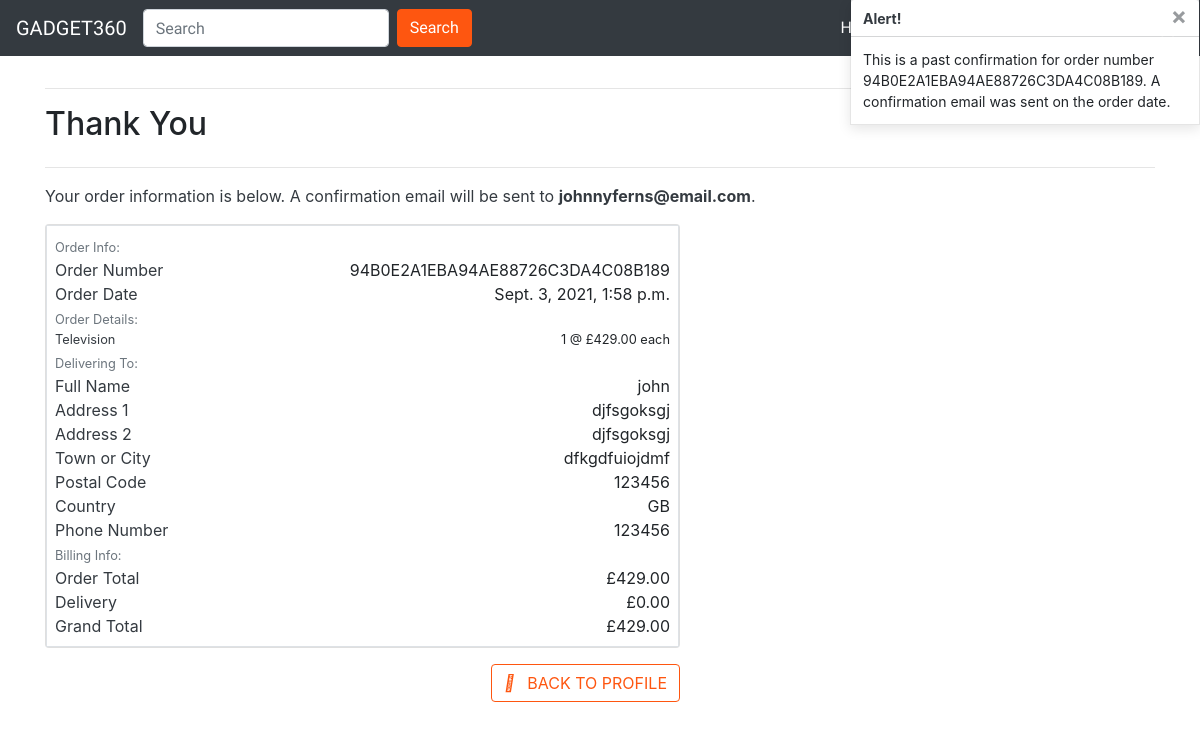
Screenshot of /profile/order_history/94B0E2A1EBA94AE88726C3DA4C08B189 with the database file from the repository.
### checkout/models.py (models this page shows, shortened)
class Order(models.Model):
    order_number = models.CharField(max_length=32, null=False, editable=False)
    user_profile = models.ForeignKey(UserAccount, on_delete=models.SET_NULL, null=True, blank=True, related_name='orders')
    full_name = models.CharField(max_length=50, null=False, blank=False)
    email = models.EmailField(max_length=254, null=False, blank=False)
    phone_number = models.CharField(max_length=20, null=False, blank=False)
    country = CountryField(blank_label='Country *', null=False, blank=False)
    postcode = models.CharField(max_length=20, null=True, blank=True)
    town_or_city = models.CharField(max_length=40, null=False, blank=False)
    street_address1 = models.CharField(max_length=80, null=False, blank=False)
    street_address2 = models.CharField(max_length=80, null=True, blank=True)
    county = models.CharField(max_length=80, null=True, blank=True)
    date = models.DateTimeField(auto_now_add=True)
    delivery_cost = models.DecimalField(max_digits=6, decimal_places=2,
                                        null=False, default=0)
    order_total = models.DecimalField(max_digits=10, decimal_places=2,
                                      null=False, default=0)
    grand_total = models.DecimalField(max_digits=10, decimal_places=2,
                                      null=False, default=0)
    original_cart = models.TextField(null=False, blank=False, default='')
    stripe_pid = models.CharField(max_length=254, null=False, blank=False,
                                  default='')

class OrderLineItem(models.Model):
    order = models.ForeignKey(Order, null=False, blank=False,
                              on_delete=models.CASCADE,
                              related_name='lineitems')
    product = models.ForeignKey(Product, null=False, blank=False,
                                on_delete=models.CASCADE)
    quantity = models.IntegerField(null=False, blank=False, default=0)
    lineitem_total = models.DecimalField(max_digits=6, decimal_places=2,
                                         null=False, blank=False,
                                         editable=False)

### gadget/models.py (models this page shows, shortened)
class Product(models.Model):
    name = models.ForeignKey(
        Category, on_delete=models.CASCADE, related_name='products')
    title = models.CharField(max_length=50, null=False, blank=False)
    description = models.TextField(blank=False, null=False)
    asin = models.CharField(
        max_length=10, primary_key=True, null=False, blank=False)
    price = models.DecimalField(
        max_digits=6, decimal_places=2, null=False, blank=False)
    quantity = models.IntegerField(default=0)
    image = models.ImageField(null=True, blank=True)
    image_url = models.CharField(max_length=50, null=True, blank=True)
    wished_for = models.ManyToManyField(User, related_name='favourites', blank=True)

class Category(models.Model):
    name = models.CharField(max_length=30, blank=False, null=False)
    def __str__(self):
        return self.name

### useraccount/views.py (the view)
# urls.py: path('order_history/<order_number>', views.order_history,
def order_history(request, order_number):
    order = get_object_or_404(Order, order_number=order_number)
    messages.info(request, (
        f'This is a past confirmation for order number {order_number}. '
        'A confirmation email was sent on the order date.'
    ))
    template = 'checkout/checkout_success.html'
    context = {
        'order': order,
        'from_profile': True,
    }
    return render(request, template, context)

### cart/context.py (called while the page is built, shortened)
def cartItems(request):
    cart_items = []
    total = 0
    item_count = 0
    cart = request.session.get('cart', {})
    if total < settings.MINIMUM_PURCHASE_LIMIT:
        delivery = total * Decimal(settings.STANDARD_DELIVERY_RATE / 100)
        free_delivery_target = settings.MINIMUM_PURCHASE_LIMIT - total
    else:
        delivery = 0
        free_delivery_target = 0
    grand_total = delivery + total
    context = {
        "cart_items": cart_items,
        "total": total,
        "item_count": item_count,
        "delivery": delivery,
        "free_delivery_target": free_delivery_target,
        "free_delivery_limit": settings.MINIMUM_PURCHASE_LIMIT,
        "grand_total": grand_total
    }
    return context

### gadget/category_context.py (called while the page is built)
def category_navbar(request):
    categories = Category.objects.all()
    context = {
        'categories': categories,
    }
    return context

### checkout/templates/checkout/checkout_success.html (shortened to what this page needs)
{% extends 'home/base.html' %}
{% block content %}
<div class="container">
    <div class="row">
        <div class="col">
            <hr>
            <h2 class="logo-font mb-4">Thank You</h2>
            <hr>
            <p class="text-dark">Your order information is below. A confirmation email will be sent to
                <strong>{{ order.email }}</strong>.</p>
        </div>
    </div>
    <div class="row">
        <div class="col-12 col-lg-7">
            <div class="card">
                <div class="order-confirmation-wrapper p-2 border">
                    <div class="row">
                        <div class="col">
                            <small class="text-muted">Order Info:</small>
                        </div>
                    </div>
                    <div class="row">
                        <div class="col-12 col-md-4">
                            <p class="mb-0 text-dark fw-bold">Order Number</p>
                        </div>
                        <div class="col-12 col-md-8 text-md-right">
                            <p class="mb-0">{{ order.order_number }}</p>
                        </div>
                    </div>
                    <div class="row">
                        <div class="col-12 col-md-4">
                            <p class="mb-0 text-dark fw-bold">Order Date</p>
                        </div>
                        <div class="col-12 col-md-8 text-md-right">
                            <p class="mb-0">{{ order.date }}</p>
                        </div>
                    </div>
                    <div class="row">
                        <div class="col">
                            <small class="text-muted">Order Details:</small>
                        </div>
                    </div>
                    {% for item in order.lineitems.all %}
                    <div class="row">
                        <div class="col-12 col-md-4">
                            <p class="small mb-0 text-dark fw-bold">
                                {{ item.product.name }}
                            </p>
                        </div>
                        <div class="col-12 col-md-8 text-md-right">
                            <p class="small mb-0">{{ item.quantity }} @ £{{ item.product.price }} each</p>
                        </div>
                    </div>
                    {% endfor %}
                    <div class="row">
                        <div class="col">
                            <small class="text-muted">Delivering To:</small>
                        </div>
                    </div>
                    <div class="row">
                        <div class="col-12 col-md-4">
                            <p class="mb-0 text-dark fw-bold">Full Name</p>
                        </div>
                        <div class="col-12 col-md-8 text-md-right">
                            <p class="mb-0">{{ order.full_name }}</p>
                        </div>
                    </div>
                    <div class="row">
                        <div class="col-12 col-md-4">
                            <p class="mb-0 text-dark fw-bold">Address 1</p>
                        </div>
                        <div class="col-12 col-md-8 text-md-right">
                            <p class="mb-0">{{ order.street_address1 }}</p>
                        </div>
                    </div>
                    {% if order.street_address2 %}
                    <div class="row">
                        <div class="col-12 col-md-4">
                            <p class="mb-0 text-dark fw-bold">Address 2</p>
                        </div>
                        <div class="col-12 col-md-8 text-md-right">
                            <p class="mb-0">{{ order.street_address1 }}</p>
                        </div>
                    </div>
                    {% endif %}
                    <div class="row">
                        <div class="col-12 col-md-4">
                            <p class="mb-0 text-dark fw-bold">Town or City</p>
                        </div>
                        <div class="col-12 col-md-8 text-md-right">
                            <p class="mb-0">{{ order.town_or_city }}</p>
                        </div>
                    </div>
                    {% if order.postcode %}
                    <div class="row">
                        <div class="col-12 col-md-4">
                            <p class="mb-0 text-dark fw-bold">Postal Code</p>
                        </div>
                        <div class="col-12 col-md-8 text-md-right">
                            <p class="mb-0">{{ order.postcode }}</p>
                        </div>
                    </div>
                    {% endif %}
                    <div class="row">
                        <div class="col-12 col-md-4">
                            <p class="mb-0 text-dark fw-bold">Country</p>
                        </div>
                        <div class="col-12 col-md-8 text-md-right">
                            <p class="mb-0">{{ order.country }}</p>
                        </div>
                    </div>
                    <div class="row">
                        <div class="col-12 col-md-4">
                            <p class="mb-0 text-dark fw-bold">Phone Number</p>
                        </div>
                        <div class="col-12 col-md-8 text-md-right">
                            <p class="mb-0">{{ order.phone_number }}</p>
                        </div>
                    </div>
                    <div class="row">
                        <div class="col">
                            <small class="text-muted">Billing Info:</small>
                        </div>
                    </div>
                    <div class="row">
                        <div class="col-12 col-md-4">
                            <p class="mb-0 text-dark fw-bold">Order Total</p>
                        </div>
                        <div class="col-12 col-md-8 text-md-right">
                            <p class="mb-0">£{{ order.order_total }}</p>
                        </div>
                    </div>
                    <div class="row">
                        <div class="col-12 col-md-4">
                            <p class="mb-0 text-dark fw-bold">Delivery</p>
                        </div>
                        <div class="col-12 col-md-8 text-md-right">
                            <p class="mb-0">£{{ order.delivery_cost }}</p>
                        </div>
                    </div>
                    <div class="row">
                        <div class="col-12 col-md-4">
                            <p class="mb-0 text-dark fw-bold">Grand Total</p>
                        </div>
                        <div class="col-12 col-md-8 text-md-right">
                            <p class="mb-0">£{{ order.grand_total }}</p>
                        </div>
                    </div>
                </div>
            </div>
        </div>
    </div>
    <div class="row">
        <div class="col-12 col-lg-7 text-right">
            {% if from_profile %}
            <a href="{% url 'profile' %}" class="btn btn-orange-border my-3 my-2">
                <span class="icon mr-2">
                    <i class="fas fa-angle-left"></i>
                </span>
                <span class="text-uppercase">Back to Profile</span>
            </a>
            {% endif %}
        </div>
    </div>
</div>
{% endblock %}

### home/static/home/css/home.css (style rules this page uses)
.btn-orange-border { color: #fe5610; background-color: #fff; border-color: #fe5610; }

### rows the page displays
Order: email "johnnyferns@email.com", order_number "94B0E2A1EBA94AE88726C3DA4C08B189", date "Sept. 3, 2021, 1:58 p.m.", full_name "john", street_address1 "djfsgoksgj", town_or_city "dfkgdfuiojdmf", postcode "123456", country "GB", phone_number "123456", order_total "429.00", delivery_cost "0.00", grand_total "429.00"
OrderLineItem: product.name "Television", quantity "1", product.price "429.00"

### other values shown
{{ message }} "This is a past confirmation for order number 94B0E2A1EBA94AE88726C3DA4C08B189. A confirmation email was sent on the order date."
